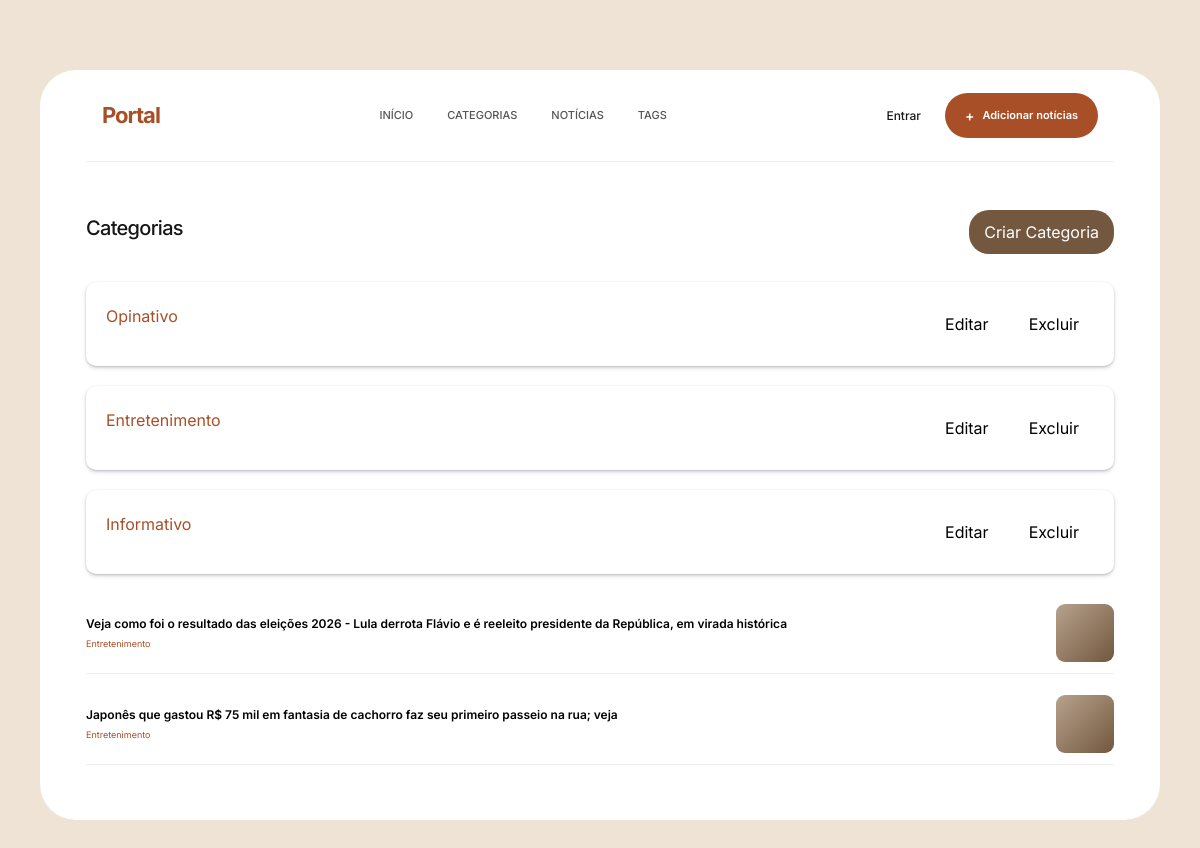
The page /noticias/listar_categorias/ on the database its author committed.
### noticias/models.py (models this page shows, shortened)
class Categoria(models.Model):
    nome = models.CharField(max_length=100)
    def __str__(self):
        return self.nome

class Noticia(models.Model):
    manchete = models.CharField(max_length=200)
    descricao = models.TextField()
    categoria = models.ForeignKey(Categoria, on_delete=models.PROTECT, related_name='noticias')
    tags = models.ManyToManyField('Tag', related_name='noticias')

### noticias/views.py (the view)
# urls.py: path('listar_categorias/', listar_categorias, name='listar_categorias'),
def listar_categorias(request):
    categorias = Categoria.objects.all()
    noticias = Noticia.objects.all()
    return render(request, 'noticias/listar_categ.html', {'categorias': categorias, 'noticias': noticias})

### noticias/templates/noticias/listar_categ.html (shortened to what this page needs)
{% extends 'base.html' %}
{% block content %}
<section class="hero-section">
    {% if categorias %}
        <aside class="latest-news no-home">
            <div class="section-heading" style="display: flex; justify-content: space-between; align-items: center;">
                <h2>Categorias</h2>
                <a href="{% url 'criar_categoria' %}" class="category-button" style="background-color: #73573f; color: white;">Criar Categoria</a>
            </div>
            <div class="categorias-lista" style="margin: 10px 0;">
                <div class="lista-categoria">
                    {% for categoria in categorias %}
                        <div>
                            <p style="color: #a94f28;">{{ categoria.nome }}</p>
                            <div style="display: flex; gap: 10px;">
                                <a class="category-button" style="text-decoration: none; color: black;" href="{% url 'editar_categoria' categoria.id %}">Editar</a>
                                <form method="post" action="{% url 'excluir_categoria' categoria.id %}" onsubmit="confirmDelete(event)" >
                                    <button type="submit" class="category-button">
                                        Excluir
                                    </button>
                                </form>
                            </div>
                        </div>
                    {% endfor %}
                </div>
            </div>
            <hr">
            {% for noticia in noticias %}
                <a href="{% url 'detalhes_noticia' noticia.id %}" class="latest-item" style="margin: 10px 0; color: black;">
                    <div class="latest-image">
                        <div class="small-image-placeholder"></div>
                    </div>
                    <div class="latest-info">
                        <h3>
                            {{ noticia.manchete }}
                        </h3>
                        <div class="latest-meta">
                            {{ noticia.categoria }}
                        </div>
                    </div>
                </a>
            {% endfor %}
        </aside>
    {% else %}
        <div class="empty-state">
            <h2>Nenhuma categoria encontrada</h2>
        </div>
    {% endif %}
{% endblock %}

### static/css/baseportal.css (style rules this page uses)
* { margin: 0; padding: 0; box-sizing: border-box; }
html { scroll-behavior: smooth; }
body { font-family: "Inter", sans-serif; background: #eee3d5; color: #171717; }
a { color: inherit; text-decoration: none; }
button { font-family: inherit; }
.hero-section { display: grid; grid-template-columns: minmax(0, 2.1fr) minmax(260px, 0.9fr); gap: 24px; margin-top: 48px; }
.lista-categoria { display: flex; flex-direction: column; gap: 10px; width: 100%; }
.lista-categoria > div { display: flex; justify-content: space-between; align-items: center; padding: 20px; width: 100%; border-radius: 10px; margin-bottom: 10px; box-shadow: rgba(50, 50, 93, 0.25) 0px 2px 5px -1px, rgba(0, 0, 0, 0.3) 0px 1px 3px -1px; }
.category-button { padding: 10px 15px; background-color: var(--azul-100); border-radius: 20px; border: 0; }
.latest-news { display: flex; flex-direction: column; }
.section-heading { margin-bottom: 18px; }
.section-heading h2 { font-size: 20px; letter-spacing: -0.7px; }
.latest-item { display: flex; gap: 12px; padding: 11px 0; border-bottom: 1px solid #eeeeee; flex-direction: row-reverse; align-items: center; justify-content: space-between; }
.latest-item:first-of-type { padding-top: 0; }
.latest-image { width: 58px; height: 58px; border-radius: 9px; overflow: hidden; flex-shrink: 0; }
.small-image-placeholder { width: 100%; height: 100%; background: linear-gradient( 135deg, #b7a28d, #73573f ); }
.latest-info { display: flex; flex-direction: column; justify-content: center; }
.latest-info h3 { font-size: 12px; line-height: 1.3; font-weight: 600; margin-bottom: 5px; }
.latest-meta { color: #888; font-size: 9px; }
.categorias-lista { display: flex; gap: 7px; margin-bottom: 20px; }
.latest-item > .latest-info .latest-meta { color: #a94f28; }
.hero-section:has(.no-home) { display: flex; flex-direction: column; }

### rows shown on the page
Categoria: nome "Opinativo"
Categoria: nome "Entretenimento"
Categoria: nome "Informativo"
Noticia: manchete "Veja como foi o resultado das eleições 2026 - Lula derrota Flávio e é reeleito presidente da República, em virada histórica", categoria "Entretenimento"
Noticia: manchete "Japonês que gastou R$ 75 mil em fantasia de cachorro faz seu primeiro passeio na rua; veja", categoria "Entretenimento"
